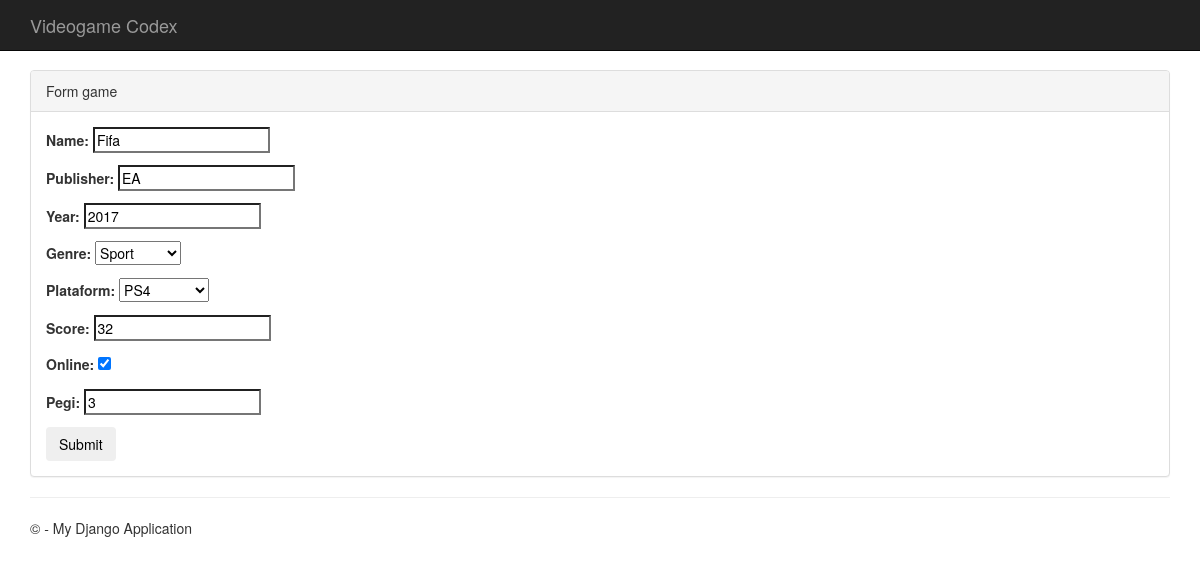
The app's page /modificar/2 with its own data.
### app/models.py (models this page shows)
class Videogames(models.Model):
    name = models.CharField(max_length=50)
    publisher = models.CharField(max_length=20)
    year = models.IntegerField()
    GENRE = (
        (0, "Action"),
        (1, "Adventure"),
        (2, "Strategy"),
        (3, "RPG"),
        (4, "Sport"),
        )
    genre = models.IntegerField(choices = GENRE)
    PLATAFORM = (
        (0, 'PC'),
        (1, 'PS4'),
        (2, 'XBOXONE'),
        )
    plataform = models.IntegerField(choices = PLATAFORM)
    score = models.IntegerField()
    online = models.BooleanField()
    pegi = models.IntegerField()

### app/views.py (the view)
# urls.py: url(r'^modificar\/(?P<id>[0-9]+)$', app.views.modificar_game),
def modificar_game(request, id):
    game = Videogames.objects.get(pk=id)
    if request.method == 'POST':
        formulario = Gameform(request.POST, instance=game)
        if formulario.is_valid():
            game = formulario.save()
            return HttpResponseRedirect("/game/" + str(game.id))
    elif request.method == 'GET':
        formulario = Gameform(instance = game)
        return render(request,
                      'app/Gameform.html',
                      {'form': formulario,
                       'action' : '/modificar/' + str(game.id)}
                      )
    else:
        return render(request)

### app/forms.py
class Gameform(forms.ModelForm):
    class Meta:
        model = Videogames
        fields = ('name',
                  'publisher',
                  'year',
                  'genre',
                  'plataform',
                  'score',
                  'online',
                  'pegi',
)

### app/templates/app/Gameform.html (shortened to what this page needs)
﻿{% extends "app/layout.html" %}
{% block content %}
<form action="{{action}}" method="post">
<div class="panel panel-default">
    <div class="panel-heading">Form game</div>
    <div class="panel-body">
        {{ form.as_p }}
        <input class="btn" type="submit" value="Submit" />
    </div>
</div>
</form>
{% endblock %}

### app/static/app/content/site.css (style rules this page uses)
body { padding-top: 50px; padding-bottom: 20px; }
input, select, textarea { max-width: 280px; }

### records on screen
Videogames: name "Fifa", publisher "EA", year "2017", genre "Sport", plataform "PS4", score "32", online "☑", pegi "3"
